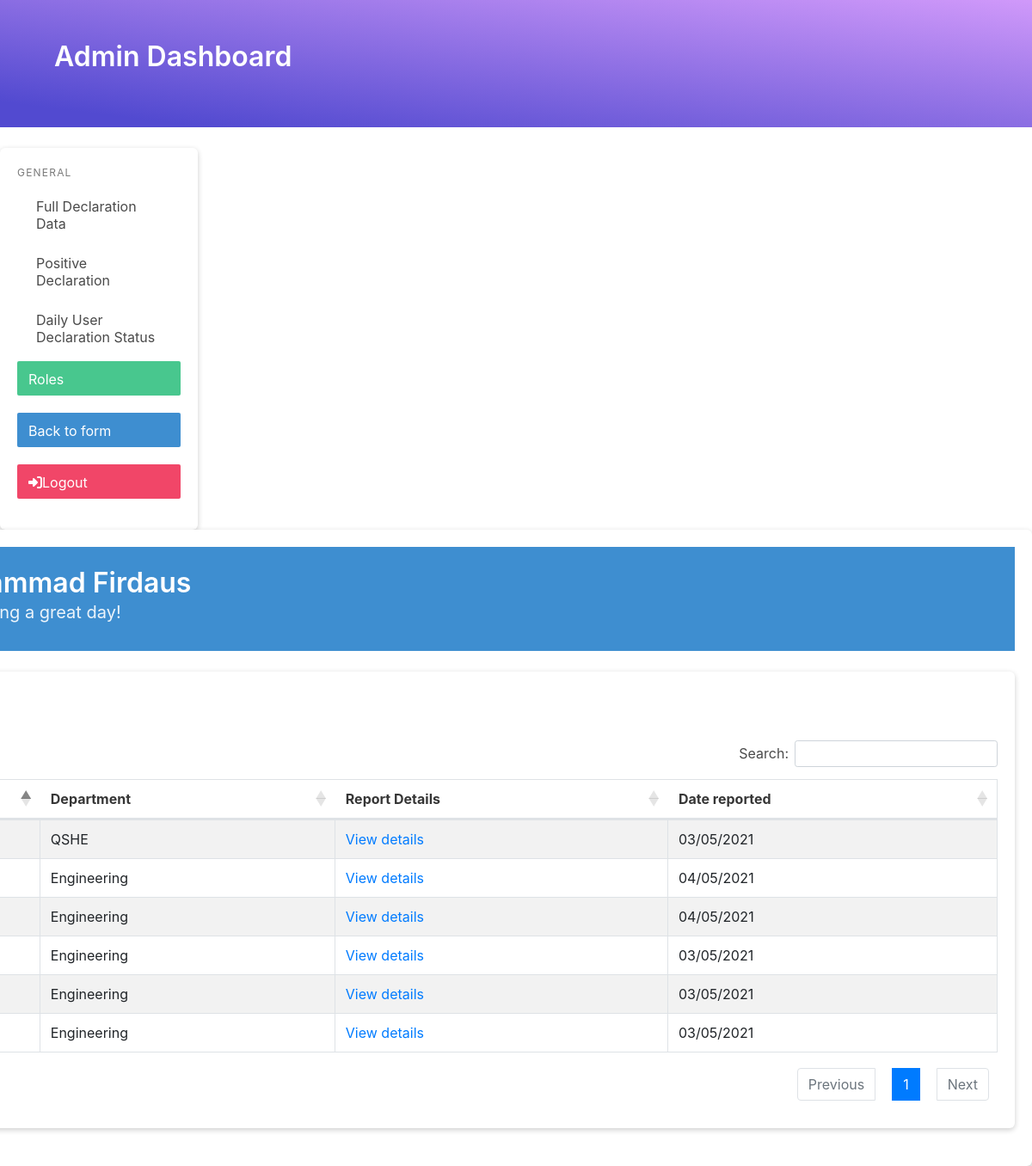
Screenshot of /admin/positivdec.php (signed in) with the database file from the repository.
### tables this page shows
CREATE TABLE `declarationdata` (
  `userId` int(96) NOT NULL,
  `decid` varchar(99) NOT NULL,
  `casereport` varchar(999) NOT NULL,
  `casedetail` varchar(99) DEFAULT NULL,
  `datereport` datetime(4) NOT NULL DEFAULT current_timestamp(4)
);

CREATE TABLE `users` (
  `id` int(99) NOT NULL,
  `email` varchar(999) NOT NULL,
  `password` varchar(999) NOT NULL,
  `staffId` varchar(999) NOT NULL,
  `fullName` varchar(999) NOT NULL,
  `dept` varchar(999) NOT NULL,
  `role` int(99) NOT NULL DEFAULT 0
);

### admin/components/positivedata.php (the view, shortened to what this page needs)
<?php
include '../comp/conn.php';
$sqlgetdecdata = mysqli_query($conn, "SELECT * FROM declarationdata WHERE casereport='Yes' ORDER BY datereport DESC ");
?>
<div class="box">
    <h1 class="title">Positive Declaration Data</h1>
    <table id="positivdec" class="table table-striped table-bordered" style="width:100%">
        <thead>
            <tr>
                <th>Name</th>
                <th>Department</th>
                <th>Report Details</th>
                <th>Date reported</th>
            </tr>
        </thead>
        <tbody>
            <?php
            if (mysqli_num_rows($sqlgetdecdata) > 0) {
                while ($row = mysqli_fetch_assoc($sqlgetdecdata)) {
                    $decdatauserid = $row["userId"];
                    $deciddb = $row["decid"];
                    $decdatadatereport = date_format(date_create($row["datereport"]), "d/m/Y");
                    $sqlgetuserdetail = mysqli_query($conn, "SELECT fullName, dept FROM users WHERE id='$decdatauserid' ");
                    $userdetail = mysqli_fetch_assoc($sqlgetuserdetail);
                    $fullname = $userdetail["fullName"];
                    $dept = $userdetail["dept"];
            ?>
                    <tr>
                        <td><?php echo $fullname; ?></td>
                        <td><?php echo $dept; ?></td>
                        <td><a href="decdetails.php?decid=<?php echo $deciddb; ?>">View details</a></td>
                        <td><?php echo $decdatadatereport; ?></td>
                    </tr>
            <?php
                }
            }
            ?>
        </tbody>
    </table>
</div>

### admin/positivdec.php (shortened to what this page needs)
<head>
  <link rel="stylesheet" href="https://cdnjs.cloudflare.com/ajax/libs/normalize/8.0.1/normalize.min.css">
  <link rel='stylesheet' href='https://unpkg.com/bulma@0.9.0/css/bulma.min.css'>
  <link rel='stylesheet' href='https://cdnjs.cloudflare.com/ajax/libs/overlayscrollbars/1.9.1/css/OverlayScrollbars.min.css'>
  <link rel='stylesheet' href='https://kingsora.github.io/OverlayScrollbars/etc/os-theme-thin-dark.css'>
  <link rel='stylesheet' href="../css/cheatsheet.css">
  <link rel="stylesheet" href="../css/prism.css">
  <link rel='stylesheet' href='https://cdnjs.cloudflare.com/ajax/libs/twitter-bootstrap/4.5.2/css/bootstrap.css'>
  <link rel='stylesheet' href='https://cdn.datatables.net/1.10.24/css/dataTables.bootstrap4.min.css'>
</head>
<body>
<section class="hero is-primary">
    <div class="hero-body">
      <div class="columns">
        <div class="column is-12">
          <div class="container content">
            <h1 class="title">Admin Dashboard</h1>
          </div>
        </div>
      </div>
    </div>
  </section>
  <br>
<?php
include 'components/sidebar.php';
?>
<div class="box" style="float: right;width: 1650px">
<?php include 'components/welcomemsg.php';?>
                <br>
                <?php
                include 'components/positivedata.php';
              ?>
</body>

### admin/components/sidebar.php (shortened to what this page needs)
<div class="navmenu" id="navmenu">
<div class="box" style="width: 230px;float: left">
  <aside class="menu">
  <p class="menu-label">
    General
  </p>
  <ul class="menu-list">
    <li><a href="dailydec.php">Full Declaration Data</a></li>
    <li><a href="positivdec.php">Positive Declaration</a></li>
    <li><a href="dailystatus.php">Daily User Declaration Status</a></li>
    <a href="roles.php" class="button is-success" style="text-align: left"></i>Roles</a>
    <br>
    <a href="../selfdec.php" class="button is-info" style="text-align: left">Back to form</a>
    <br>
    <a href="../model/logoutmodel.php" class="button is-danger" style="text-align: left"><i class="fa fa-sign-in" aria-hidden="true"></i>Logout</a>
  </ul>
</aside>
</div>
</div>

### admin/components/welcomemsg.php (shortened to what this page needs)
<?php
$fullname = $_SESSION["fullName"];
?>
<section class="hero is-info welcome is-small">
                    <div class="hero-body">
                        <div class="container">
                            <h1 class="title">
                                Hello, <?php  echo $fullname;?>
                            </h1>
                            <h2 class="subtitle">
                                I hope you are having a great day!
                            </h2>
                        </div>
                    </div>
                </section>

### css/cheatsheet.css (style rules this page uses)
body, html { background: #f2f2f2; }
li { margin: 10px }
.hero.is-primary { background: linear-gradient(to top right, #524ad0 10%, #D099FA); }
.box { box-shadow: 0 2px 6px 0 rgba(0, 0, 0, 0.2); }

### rows the page displays
declarationdata: userId.dept "Engineering", datereport "04/05/2021"
declarationdata: userId.dept "Engineering", datereport "04/05/2021"
declarationdata: userId.dept "Engineering", datereport "03/05/2021"
declarationdata: userId.dept "Engineering", datereport "03/05/2021"
declarationdata: userId.dept "QSHE", datereport "03/05/2021"
declarationdata: userId.dept "Engineering", datereport "03/05/2021"
